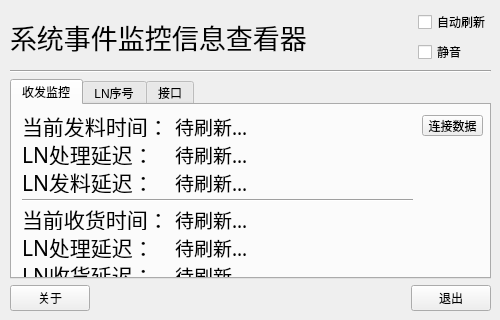
<?xml version="1.0" encoding="UTF-8"?>
<ui version="4.0">
 <class>Form</class>
 <widget class="QWidget" name="Form">
  <property name="geometry">
   <rect>
    <x>0</x>
    <y>0</y>
    <width>500</width>
    <height>320</height>
   </rect>
  </property>
  <property name="minimumSize">
   <size>
    <width>500</width>
    <height>320</height>
   </size>
  </property>
  <property name="maximumSize">
   <size>
    <width>500</width>
    <height>320</height>
   </size>
  </property>
  <property name="windowTitle">
   <string>自动收货发料信息查看器</string>
  </property>
  <widget class="QWidget" name="layoutWidget">
   <property name="geometry">
    <rect>
     <x>10</x>
     <y>10</y>
     <width>481</width>
     <height>301</height>
    </rect>
   </property>
   <layout class="QVBoxLayout" name="verticalLayout_2">
    <item>
     <layout class="QHBoxLayout" name="horizontalLayout">
      <item>
       <widget class="QLabel" name="label">
        <property name="font">
         <font>
          <family>宋体</family>
          <pointsize>20</pointsize>
          <weight>50</weight>
          <bold>false</bold>
         </font>
        </property>
        <property name="text">
         <string>系统事件监控信息查看器</string>
        </property>
        <property name="textFormat">
         <enum>Qt::RichText</enum>
        </property>
        <property name="alignment">
         <set>Qt::AlignLeading|Qt::AlignLeft|Qt::AlignVCenter</set>
        </property>
        <property name="wordWrap">
         <bool>false</bool>
        </property>
       </widget>
      </item>
      <item>
       <spacer name="horizontalSpacer">
        <property name="orientation">
         <enum>Qt::Horizontal</enum>
        </property>
        <property name="sizeHint" stdset="0">
         <size>
          <width>40</width>
          <height>20</height>
         </size>
        </property>
       </spacer>
      </item>
      <item>
       <layout class="QVBoxLayout" name="verticalLayout_3">
        <item>
         <widget class="QCheckBox" name="checkBox_auto_Flash">
          <property name="text">
           <string>自动刷新</string>
          </property>
         </widget>
        </item>
        <item>
         <widget class="QCheckBox" name="checkBox_Slient">
          <property name="text">
           <string>静音</string>
          </property>
         </widget>
        </item>
       </layout>
      </item>
     </layout>
    </item>
    <item>
     <widget class="Line" name="line">
      <property name="orientation">
       <enum>Qt::Horizontal</enum>
      </property>
     </widget>
    </item>
    <item>
     <widget class="QTabWidget" name="tabWidget">
      <property name="tabPosition">
       <enum>QTabWidget::North</enum>
      </property>
      <property name="tabShape">
       <enum>QTabWidget::Rounded</enum>
      </property>
      <property name="currentIndex">
       <number>0</number>
      </property>
      <property name="elideMode">
       <enum>Qt::ElideNone</enum>
      </property>
      <property name="documentMode">
       <bool>false</bool>
      </property>
      <property name="tabsClosable">
       <bool>false</bool>
      </property>
      <property name="movable">
       <bool>false</bool>
      </property>
      <widget class="QWidget" name="tab_3">
       <attribute name="title">
        <string>收发监控</string>
       </attribute>
       <widget class="QWidget" name="layoutWidget">
        <property name="geometry">
         <rect>
          <x>10</x>
          <y>10</y>
          <width>391</width>
          <height>171</height>
         </rect>
        </property>
        <layout class="QVBoxLayout" name="verticalLayout">
         <item>
          <layout class="QGridLayout" name="gridLayout_2">
           <item row="0" column="0">
            <widget class="QLabel" name="label_11">
             <property name="sizePolicy">
              <sizepolicy hsizetype="Preferred" vsizetype="Preferred">
               <horstretch>1</horstretch>
               <verstretch>0</verstretch>
              </sizepolicy>
             </property>
             <property name="font">
              <font>
               <family>宋体</family>
               <pointsize>16</pointsize>
              </font>
             </property>
             <property name="text">
              <string>当前发料时间：</string>
             </property>
            </widget>
           </item>
           <item row="0" column="1">
            <widget class="QLabel" name="cpfaliaotime">
             <property name="sizePolicy">
              <sizepolicy hsizetype="Preferred" vsizetype="Preferred">
               <horstretch>2</horstretch>
               <verstretch>0</verstretch>
              </sizepolicy>
             </property>
             <property name="font">
              <font>
               <family>宋体</family>
               <pointsize>14</pointsize>
              </font>
             </property>
             <property name="text">
              <string>待刷新...</string>
             </property>
            </widget>
           </item>
           <item row="1" column="0">
            <widget class="QLabel" name="label_14">
             <property name="enabled">
              <bool>true</bool>
             </property>
             <property name="sizePolicy">
              <sizepolicy hsizetype="Preferred" vsizetype="Preferred">
               <horstretch>1</horstretch>
               <verstretch>0</verstretch>
              </sizepolicy>
             </property>
             <property name="font">
              <font>
               <family>宋体</family>
               <pointsize>16</pointsize>
              </font>
             </property>
             <property name="text">
              <string>LN处理延迟：</string>
             </property>
            </widget>
           </item>
           <item row="1" column="1">
            <widget class="QLabel" name="fl_ln_clyc">
             <property name="enabled">
              <bool>true</bool>
             </property>
             <property name="sizePolicy">
              <sizepolicy hsizetype="Preferred" vsizetype="Preferred">
               <horstretch>2</horstretch>
               <verstretch>0</verstretch>
              </sizepolicy>
             </property>
             <property name="font">
              <font>
               <family>宋体</family>
               <pointsize>14</pointsize>
               <weight>50</weight>
               <bold>false</bold>
              </font>
             </property>
             <property name="autoFillBackground">
              <bool>false</bool>
             </property>
             <property name="text">
              <string>待刷新...</string>
             </property>
            </widget>
           </item>
           <item row="2" column="0">
            <widget class="QLabel" name="label_15">
             <property name="enabled">
              <bool>true</bool>
             </property>
             <property name="sizePolicy">
              <sizepolicy hsizetype="Preferred" vsizetype="Preferred">
               <horstretch>1</horstretch>
               <verstretch>0</verstretch>
              </sizepolicy>
             </property>
             <property name="font">
              <font>
               <family>宋体</family>
               <pointsize>16</pointsize>
              </font>
             </property>
             <property name="text">
              <string>LN发料延迟：</string>
             </property>
            </widget>
           </item>
           <item row="2" column="1">
            <widget class="QLabel" name="ln_flyc">
             <property name="enabled">
              <bool>true</bool>
             </property>
             <property name="sizePolicy">
              <sizepolicy hsizetype="Preferred" vsizetype="Preferred">
               <horstretch>2</horstretch>
               <verstretch>0</verstretch>
              </sizepolicy>
             </property>
             <property name="font">
              <font>
               <family>宋体</family>
               <pointsize>14</pointsize>
               <weight>50</weight>
               <bold>false</bold>
              </font>
             </property>
             <property name="text">
              <string>待刷新...</string>
             </property>
            </widget>
           </item>
          </layout>
         </item>
         <item>
          <widget class="Line" name="line_2">
           <property name="orientation">
            <enum>Qt::Horizontal</enum>
           </property>
          </widget>
         </item>
         <item>
          <layout class="QGridLayout" name="gridLayout">
           <item row="0" column="0">
            <widget class="QLabel" name="label_6">
             <property name="sizePolicy">
              <sizepolicy hsizetype="Preferred" vsizetype="Preferred">
               <horstretch>1</horstretch>
               <verstretch>0</verstretch>
              </sizepolicy>
             </property>
             <property name="font">
              <font>
               <family>宋体</family>
               <pointsize>16</pointsize>
              </font>
             </property>
             <property name="text">
              <string>当前收货时间：</string>
             </property>
            </widget>
           </item>
           <item row="0" column="1">
            <widget class="QLabel" name="cpshouhuotime">
             <property name="sizePolicy">
              <sizepolicy hsizetype="Preferred" vsizetype="Preferred">
               <horstretch>2</horstretch>
               <verstretch>0</verstretch>
              </sizepolicy>
             </property>
             <property name="font">
              <font>
               <family>宋体</family>
               <pointsize>14</pointsize>
              </font>
             </property>
             <property name="text">
              <string>待刷新...</string>
             </property>
            </widget>
           </item>
           <item row="1" column="0">
            <widget class="QLabel" name="label_3">
             <property name="sizePolicy">
              <sizepolicy hsizetype="Preferred" vsizetype="Preferred">
               <horstretch>1</horstretch>
               <verstretch>0</verstretch>
              </sizepolicy>
             </property>
             <property name="font">
              <font>
               <family>宋体</family>
               <pointsize>16</pointsize>
              </font>
             </property>
             <property name="text">
              <string>LN处理延迟：</string>
             </property>
            </widget>
           </item>
           <item row="1" column="1">
            <widget class="QLabel" name="sh_ln_clyc">
             <property name="sizePolicy">
              <sizepolicy hsizetype="Preferred" vsizetype="Preferred">
               <horstretch>2</horstretch>
               <verstretch>0</verstretch>
              </sizepolicy>
             </property>
             <property name="font">
              <font>
               <family>宋体</family>
               <pointsize>14</pointsize>
               <weight>50</weight>
               <bold>false</bold>
              </font>
             </property>
             <property name="autoFillBackground">
              <bool>false</bool>
             </property>
             <property name="text">
              <string>待刷新...</string>
             </property>
            </widget>
           </item>
           <item row="2" column="0">
            <widget class="QLabel" name="label_4">
             <property name="sizePolicy">
              <sizepolicy hsizetype="Preferred" vsizetype="Preferred">
               <horstretch>1</horstretch>
               <verstretch>0</verstretch>
              </sizepolicy>
             </property>
             <property name="font">
              <font>
               <family>宋体</family>
               <pointsize>16</pointsize>
              </font>
             </property>
             <property name="text">
              <string>LN收货延迟：</string>
             </property>
            </widget>
           </item>
           <item row="2" column="1">
            <widget class="QLabel" name="ln_shyc">
             <property name="sizePolicy">
              <sizepolicy hsizetype="Preferred" vsizetype="Preferred">
               <horstretch>0</horstretch>
               <verstretch>2</verstretch>
              </sizepolicy>
             </property>
             <property name="font">
              <font>
               <family>宋体</family>
               <pointsize>14</pointsize>
               <weight>50</weight>
               <bold>false</bold>
              </font>
             </property>
             <property name="text">
              <string>待刷新...</string>
             </property>
            </widget>
           </item>
          </layout>
         </item>
        </layout>
       </widget>
       <widget class="QPushButton" name="conn_db_botton">
        <property name="geometry">
         <rect>
          <x>410</x>
          <y>10</y>
          <width>61</width>
          <height>21</height>
         </rect>
        </property>
        <property name="text">
         <string>连接数据</string>
        </property>
       </widget>
      </widget>
      <widget class="QWidget" name="tab_5">
       <attribute name="title">
        <string>LN序号</string>
       </attribute>
       <widget class="QLabel" name="label_8">
        <property name="enabled">
         <bool>false</bool>
        </property>
        <property name="geometry">
         <rect>
          <x>10</x>
          <y>10</y>
          <width>91</width>
          <height>21</height>
         </rect>
        </property>
        <property name="text">
         <string>待开发...</string>
        </property>
       </widget>
      </widget>
      <widget class="QWidget" name="tab">
       <attribute name="title">
        <string>接口</string>
       </attribute>
       <widget class="QLabel" name="label_9">
        <property name="enabled">
         <bool>false</bool>
        </property>
        <property name="geometry">
         <rect>
          <x>10</x>
          <y>10</y>
          <width>91</width>
          <height>21</height>
         </rect>
        </property>
        <property name="text">
         <string>待开发...</string>
        </property>
       </widget>
      </widget>
     </widget>
    </item>
    <item>
     <layout class="QHBoxLayout" name="horizontalLayout_2">
      <item>
       <widget class="QPushButton" name="about_button">
        <property name="text">
         <string>关于</string>
        </property>
       </widget>
      </item>
      <item>
       <spacer name="horizontalSpacer_2">
        <property name="orientation">
         <enum>Qt::Horizontal</enum>
        </property>
        <property name="sizeHint" stdset="0">
         <size>
          <width>40</width>
          <height>20</height>
         </size>
        </property>
       </spacer>
      </item>
      <item>
       <widget class="QPushButton" name="pushButton">
        <property name="text">
         <string>退出</string>
        </property>
       </widget>
      </item>
     </layout>
    </item>
   </layout>
  </widget>
 </widget>
 <resources/>
 <connections>
  <connection>
   <sender>pushButton</sender>
   <signal>clicked()</signal>
   <receiver>Form</receiver>
   <slot>close()</slot>
   <hints>
    <hint type="sourcelabel">
     <x>120</x>
     <y>306</y>
    </hint>
    <hint type="destinationlabel">
     <x>390</x>
     <y>46</y>
    </hint>
   </hints>
  </connection>
  <connection>
   <sender>about_button</sender>
   <signal>clicked()</signal>
   <receiver>Form</receiver>
   <slot>show()</slot>
   <hints>
    <hint type="sourcelabel">
     <x>392</x>
     <y>313</y>
    </hint>
    <hint type="destinationlabel">
     <x>312</x>
     <y>310</y>
    </hint>
   </hints>
  </connection>
 </connections>
</ui>
